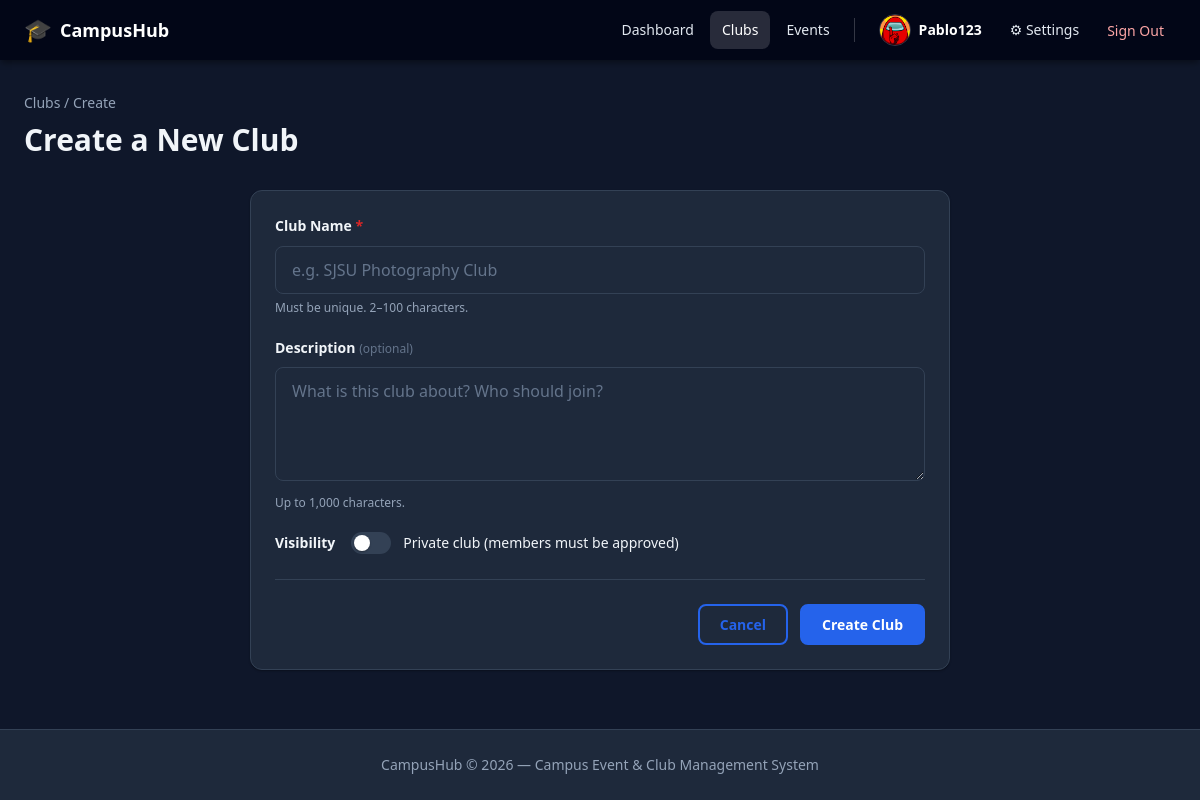
The page /clubs/create (signed in) on the database its author committed.
### app/models/user.py (models this page shows, shortened)
class User(Base):
    __tablename__ = "users"
    id: Mapped[int] = mapped_column(Integer, primary_key=True, index=True)
    username: Mapped[str] = mapped_column(String(50), unique=True, nullable=False, index=True)
    email: Mapped[str] = mapped_column(String(255), unique=True, nullable=False, index=True)
    phone_number: Mapped[str | None] = mapped_column(String(20), nullable=True)
    profile_photo_path: Mapped[str | None] = mapped_column(String(500), nullable=True)
    hashed_password: Mapped[str] = mapped_column(String(255), nullable=False)
    is_active: Mapped[bool] = mapped_column(Boolean, default=True, nullable=False)
    is_admin: Mapped[bool] = mapped_column(Boolean, default=False, nullable=False)
    created_at: Mapped[datetime] = mapped_column(DateTime, server_default=func.now(), nullable=False)
    updated_at: Mapped[datetime] = mapped_column(
        DateTime, server_default=func.now(), onupdate=func.now(), nullable=False
    )
    settings: Mapped["UserSettings"] = relationship(
        "UserSettings", back_populates="user", uselist=False, cascade="all, delete-orphan"
    )
    club_memberships: Mapped[list["ClubMembership"]] = relationship(  # type: ignore[name-defined]
        "ClubMembership", back_populates="user", cascade="all, delete-orphan"
    )
    created_clubs: Mapped[list["Club"]] = relationship(  # type: ignore[name-defined]
        "Club", back_populates="creator", foreign_keys="Club.created_by"
    )
    created_events: Mapped[list["Event"]] = relationship(  # type: ignore[name-defined]
        "Event", back_populates="creator"
    )
    event_attendances: Mapped[list["EventAttendee"]] = relationship(  # type: ignore[name-defined]
        "EventAttendee", back_populates="user", cascade="all, delete-orphan"
    )

### app/routers/clubs.py (the view)
@router.get("/create", response_class=HTMLResponse)
async def create_club_get(
    request: Request,
    current_user: User = Depends(get_current_user),
):
    return templates.TemplateResponse(
        request,
        "clubs/create.html",
        {"current_user": current_user},
    )

### app/templates/clubs/create.html (shortened to what this page needs)
{% extends "base.html" %}
{% block content %}
<div class="page-header">
    <div>
        <div class="breadcrumb"><a href="/clubs" class="link">Clubs</a> / Create</div>
        <h1 class="page-title">Create a New Club</h1>
    </div>
</div>
<div class="form-container">
    <div class="card">
        <div class="card-body">
            <form action="/clubs/create" method="post" class="form" novalidate>
                <div class="form-group">
                    <label for="name" class="form-label">Club Name <span class="required">*</span></label>
                    <input type="text" id="name" name="name" class="form-input"
                           value="{{ form.name if form else '' }}"
                           placeholder="e.g. SJSU Photography Club"
                           required maxlength="100" autofocus />
                    <span class="form-hint">Must be unique. 2–100 characters.</span>
                </div>
                <div class="form-group">
                    <label for="description" class="form-label">Description <span class="optional">(optional)</span></label>
                    <textarea id="description" name="description" class="form-input form-textarea"
                              placeholder="What is this club about? Who should join?"
                              maxlength="1000" rows="4">{{ form.description if form else '' }}</textarea>
                    <span class="form-hint">Up to 1,000 characters.</span>
                </div>
                <div class="form-group form-group-inline">
                    <label class="form-label">Visibility</label>
                    <label class="toggle-label">
                        <span class="toggle-slider"></span>
                        <span class="toggle-text">Private club (members must be approved)</span>
                    </label>
                </div>
                <div class="form-actions">
                    <a href="/clubs" class="btn btn-outline">Cancel</a>
                    <button type="submit" class="btn btn-primary">Create Club</button>
                </div>
            </form>
        </div>
    </div>
</div>
{% endblock %}

### app/templates/base.html (shortened to what this page needs)
<!DOCTYPE html>
<html lang="{{ current_user.settings.language if current_user and current_user.settings else 'en' }}"
      data-theme="{{ current_user.settings.theme if current_user and current_user.settings else 'light' }}"
      data-text-size="{{ current_user.settings.text_size if current_user and current_user.settings else 'medium' }}">
<head>
    <link rel="stylesheet" href="/static/css/style.css" />
</head>
<body>
<nav class="navbar">
    <div class="navbar-brand">
        <a href="/" class="brand-link">
            <span class="brand-icon">🎓</span>
            <span class="brand-name">CampusHub</span>
        </a>
    </div>
    {% if current_user %}
    <div class="navbar-menu" id="navMenu">
        <a href="/" class="nav-link {% if request.url.path == '/' %}active{% endif %}">Dashboard</a>
        <a href="/clubs" class="nav-link {% if request.url.path.startswith('/clubs') %}active{% endif %}">Clubs</a>
        <a href="/events" class="nav-link {% if request.url.path.startswith('/events') %}active{% endif %}">Events</a>
        <div class="nav-user">
            {% if current_user.profile_photo_url %}
            <img src="{{ current_user.profile_photo_url }}" alt="{{ current_user.username }} profile photo" class="nav-avatar" />
            {% else %}
            <span class="member-avatar nav-avatar-fallback">{{ current_user.username[0].upper() }}</span>
            {% endif %}
            <span class="nav-username">{{ current_user.username }}</span>
        </div>
        <a href="/settings" class="nav-link {% if request.url.path.startswith('/settings') %}active{% endif %}">⚙ Settings</a>
        <form action="/auth/logout" method="post" class="nav-logout-form">
            <button type="submit" class="nav-link btn-logout">Sign Out</button>
        </form>
    </div>
    {% else %}
    <div class="navbar-menu">
        <a href="/auth/login" class="nav-link">Log In</a>
        <a href="/auth/register" class="btn btn-primary">Sign Up</a>
    </div>
    {% endif %}
</nav>
{% set flash = request.session.pop("flash", None) if request.session else None %}
<main class="main-content">
    {% block content %}{% endblock %}
</main>
<footer class="footer">
    <p>CampusHub &copy; 2026 &mdash; Campus Event &amp; Club Management System</p>
</footer>
</body>
</html>

### rows shown on the page
User: profile_photo_url (picture), username "Pablo123"
